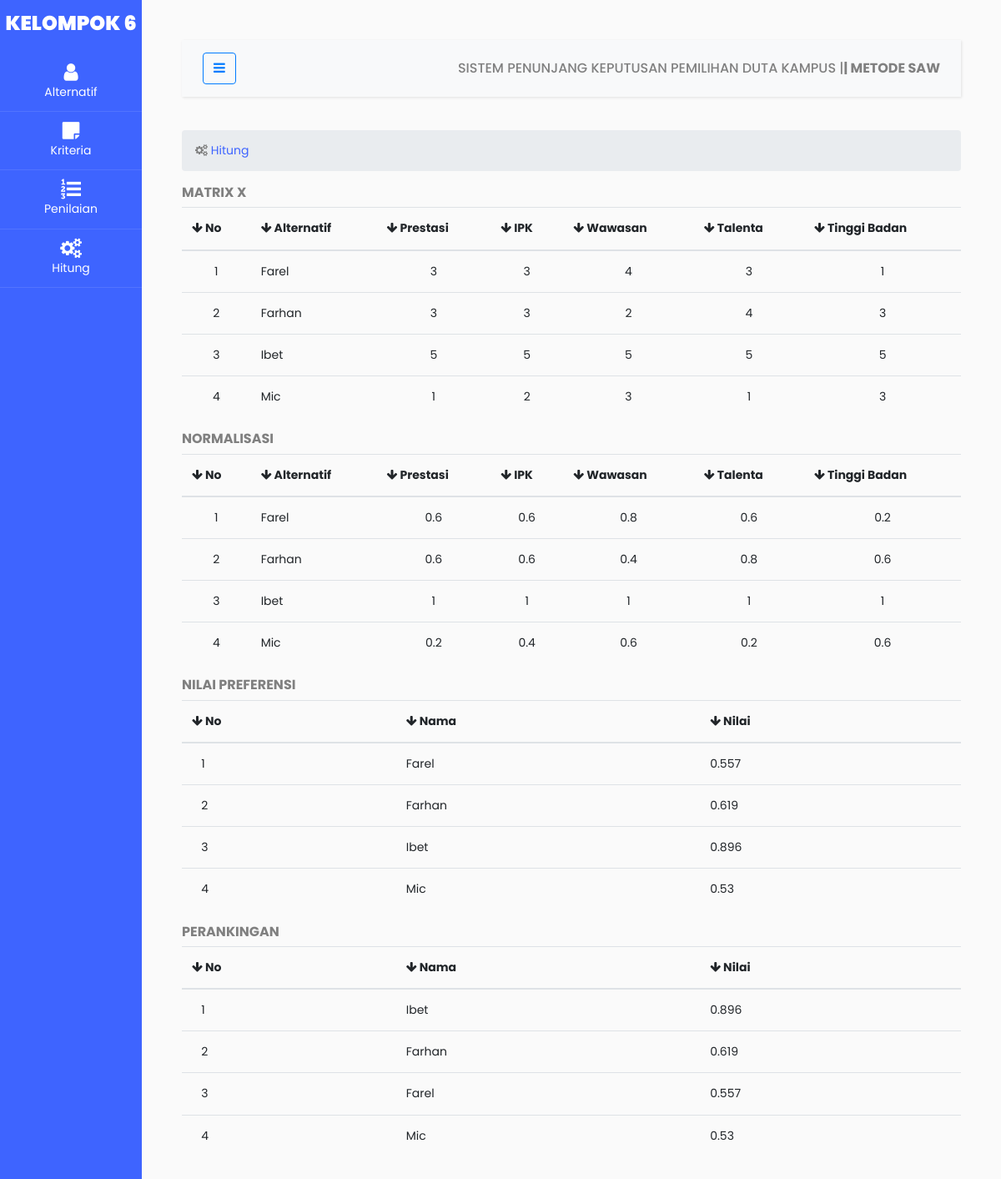
Page /hitung.php on the committed database.
### tables this page shows
CREATE TABLE `spk_penilaian` (
  `nama` varchar(50) NOT NULL,
  `prestasi` float NOT NULL,
  `IPK` float NOT NULL,
  `wawasan` float NOT NULL,
  `talenta` float NOT NULL,
  `tinggi_badan` float NOT NULL
);

CREATE TABLE `spk_perankingan` (
  `no` int(11) NOT NULL,
  `nama` varchar(50) NOT NULL,
  `nilai_akhir` float NOT NULL
);

### hitung.php (the view, shortened to what this page needs)
<!doctype html>
<html lang="en">
<?php
include 'components/head.php';
?>
<body>
    <div class="wrapper d-flex align-items-stretch">
        <?php
        include 'components/sidebar.php';
        ?>
        <div id="content" class="p-4 p-md-5">
            <?php
            include 'components/navbar.php';
            ?>
            <section id="main-content">
                <section class="wrapper">
                    <div class="row">
                        <div class="col-lg-12">
                            <ol class="breadcrumb">
                                <li><i class="fa fa-cogs"></i><a href="hitung.php"> Hitung</a></li>
                            </ol>
                        </div>
                    </div>
                    <div>
                        <b>
                            <h6><b>MATRIX X</b></h6>
                        </b>
                        <table class="table">
                            <thead>
                                <tr>
                                    <th><i class="fa fa-arrow-down"></i> No</th>
                                    <th><i class="fa fa-arrow-down"></i> Alternatif</th>
                                    <th><i class="fa fa-arrow-down"></i> Prestasi</th>
                                    <th><i class="fa fa-arrow-down"></i> IPK</th>
                                    <th><i class="fa fa-arrow-down"></i> Wawasan</th>
                                    <th><i class="fa fa-arrow-down"></i> Talenta</th>
                                    <th><i class="fa fa-arrow-down"></i> Tinggi Badan</th>
                                </tr>
                            </thead>
                            <tbody>
                                <?php
                                include 'koneksi.php';
                                $b = 0;
                                $sql = "SELECT*FROM spk_penilaian ORDER BY nama ASC";
                                $hasil = $conn->query($sql);
                                $rows = $hasil->num_rows;
                                if ($rows > 0) {
                                    while ($row = $hasil->fetch_row()) {
                                ?>
                                        <tr>
                                            <td align="center"><?php echo $b = $b + 1; ?></td>
                                            <td><?= $row[0] ?></td>
                                            <td align="center"><?= $row[1] ?></td>
                                            <td align="center"><?= $row[2] ?></td>
                                            <td align="center"><?= $row[3] ?></td>
                                            <td align="center"><?= $row[4] ?></td>
                                            <td align="center"><?= $row[5] ?></td>
                                        </tr>
                                <?php }
                                } else {
                                    echo "<tr>
                                        <td>Data Tidak Ada</td>
                                    <tr>";
                                } ?>
                            </tbody>
                        </table>
                    </div>
                    <div>
                        <b>
                            <h6><b>NORMALISASI</b></h6>
                        </b>
                        <table class="table">
                            <thead>
                                <tr>
                                    <th><i class="fa fa-arrow-down"></i> No</th>
                                    <th><i class="fa fa-arrow-down"></i> Alternatif</th>
                                    <th><i class="fa fa-arrow-down"></i> Prestasi</th>
                                    <th><i class="fa fa-arrow-down"></i> IPK</th>
                                    <th><i class="fa fa-arrow-down"></i> Wawasan</th>
                                    <th><i class="fa fa-arrow-down"></i> Talenta</th>
                                    <th><i class="fa fa-arrow-down"></i> Tinggi Badan</th>
                                </tr>
                            </thead>
                            <tbody>
                                <?php
                                $sql = "SELECT*FROM spk_penilaian";
                                $hasil = $conn->query($sql);
                                $rows = $hasil->num_rows;
                                if ($rows > 0) {
                                    $b = 0;
                                    $C1 = '';
                                    $C2 = '';
                                    $C3 = '';
                                    $C4 = '';
                                    $C5 = '';
                                    $sql = "SELECT*FROM spk_penilaian ORDER BY prestasi DESC";
                                    $hasil = $conn->query($sql);
                                    $row = $hasil->fetch_row();
                                    $C1 = $row[1];
                                    $sql = "SELECT*FROM spk_penilaian ORDER BY IPK DESC";
                                    $hasil = $conn->query($sql);
                                    $row = $hasil->fetch_row();
                                    $C2 = $row[2];
                                    $sql = "SELECT*FROM spk_penilaian ORDER BY wawasan DESC";
                                    $hasil = $conn->query($sql);
                                    $row = $hasil->fetch_row();
                                    $C3 = $row[3];
                                    $sql = "SELECT*FROM spk_penilaian ORDER BY talenta DESC";
                                    $hasil = $conn->query($sql);
                                    $row = $hasil->fetch_row();
                                    $C4 = $row[4];
                                    $sql = "SELECT*FROM spk_penilaian ORDER BY tinggi_badan DESC";
                                    $hasil = $conn->query($sql);
                                    $row = $hasil->fetch_row();
                                    $C5 = $row[5];
                                } else {
                                    echo "<tr>
                                        <td>Data Tidak Ada</td>
                                    <tr>";
                                }
                                $sql = "SELECT*FROM spk_penilaian";
                                $hasil = $conn->query($sql);
                                $rows = $hasil->num_rows;
                                if ($rows > 0) {
                                    while ($row = $hasil->fetch_row()) {
                                ?>
                                        <tr>
                                            <td align="center"><?php echo $b = $b + 1; ?></td>
                                            <td><?= $row[0] ?></td>
                                            <td align="center"><?= round($row[1] / $C1, 2) ?></td>
                                            <td align="center"><?= round($row[2] / $C2, 2) ?></td>
                                            <td align="center"><?= round($row[3] / $C3, 2) ?></td>
                                            <td align="center"><?= round($row[4] / $C4, 2) ?></td>
                                            <td align="center"><?= round($row[5] / $C5, 2) ?></td>
                                        </tr>
                                <?php }
                                }  ?>
                            </tbody>
                        </table>
                    </div>
                    <div>
                        <b>
                            <h6><b>NILAI PREFERENSI</b></h6>
                        </b>
                        <table class="table">
                            <thead>
                                <tr>
                                    <th><i class="fa fa-arrow-down"></i> No</th>
                                    <th><i class="fa fa-arrow-down"></i> Nama</th>
                                    <th><i class="fa fa-arrow-down"></i> Nilai</th>
                                </tr>
                            </thead>
                            <tbody>
                                <?php
                                $b = 0;
                                $sql = "SELECT * FROM spk_perankingan";
                                $hasil = $conn->query($sql);
                                $rows = $hasil->num_rows;
                                if ($rows > 0) {
                                    while ($row = $hasil->fetch_row()) {
                                ?>
                                        <tr>
                                            <td>&nbsp&nbsp <?php echo $b = $b + 1; ?></td>
                                            <td><?= $row[1] ?></td>
                                            <td><?= $row[2] ?></td>
                                        </tr>
                                <?php }
                                } else {
                                    echo "<tr>
                                        <td>Data Tidak Ada</td>
                                    <tr>";
                                } ?>
                            </tbody>
                        </table>
                    </div>
                    <div>
                        <b>
                            <h6><b>PERANKINGAN</b></h6>
                        </b>
                        <table class="table">
                            <thead>
                                <tr>
                                    <th><i class="fa fa-arrow-down"></i> No</th>
                                    <th><i class="fa fa-arrow-down"></i> Nama</th>
                                    <th><i class="fa fa-arrow-down"></i> Nilai</th>
                                </tr>
                            </thead>
                            <tbody>
                                <?php
                                $b = 0;
                                $sql = "SELECT*FROM spk_perankingan ORDER BY nilai_akhir DESC";
                                $hasil = $conn->query($sql);
                                if ($hasil->num_rows > 0) {
                                    while ($row = $hasil->fetch_row()) {
                                ?>
                                        <tr>
                                            <td>&nbsp&nbsp <?php echo $b = $b + 1; ?></td>
                                            <td><?= $row[1] ?></td>
                                            <td><?= $row[2] ?></td>
                                        </tr>
                                <?php }
                                } else {
                                    echo "<tr>
                                        <td>Data Tidak Ada</td>
                                    <tr>";
                                } ?>
                            </tbody>
                        </table>
                    </div>
                </section>
            </section>
        </div>
    </div>
</body>
</html>

### components/head.php (shortened to what this page needs)
<head>
    <link rel="stylesheet" href="https://stackpath.bootstrapcdn.com/font-awesome/4.7.0/css/font-awesome.min.css">
    <link rel="stylesheet" href="css/style.css">
</head>

### components/sidebar.php
<nav id="sidebar" class="active">
    <h1 class="box"><a href="index.php" class="logo">KELOMPOK 6</a></h1>
    <ul class="list-unstyled components mb-5">
        <li>
            <a href="index.php"><span class="fa fa-user"></span> Alternatif</a>
        </li>
        <li class="active">
            <a href="kriteria.php"><span class="fa fa-sticky-note"></span> Kriteria</a>
        </li>
        <li>
            <a href="penilaian.php"><span class="fa fa-list-ol"></span> Penilaian</a>
        </li>
        <li>
            <a href="hitung.php"><span class="fa fa-cogs"></span> Hitung</a>
        </li>
    </ul>
</nav>

### components/navbar.php (shortened to what this page needs)
<nav class="navbar navbar-expand-lg navbar-light bg-light">
    <div class="container-fluid">
        <button type="button" id="sidebarCollapse" class="btn btn-outline-primary">
            <i class="fa fa-bars"></i>
        </button>
        <h6 class="nav"> SISTEM PENUNJANG KEPUTUSAN PEMILIHAN DUTA KAMPUS |<b>| METODE SAW</b></h6>
    </div>
</nav>

### rows in the picture
spk_penilaian: nama "Farel", prestasi "3", IPK "3", wawasan "4", talenta "3", tinggi_badan "1", C1 "0.6", C2 "0.6", C3 "0.8", C4 "0.6", C5 "0.2"
spk_penilaian: b "2", nama "Farhan", prestasi "3", IPK "3", wawasan "2", talenta "4", tinggi_badan "3", C1 "0.6", C2 "0.6", C3 "0.4", C4 "0.8", C5 "0.6"
spk_penilaian: b "3", nama "Ibet", prestasi "5", IPK "5", wawasan "5", talenta "5", tinggi_badan "5", $row[1]/$C1 "1", $row[2]/$C2 "1", $row[3]/$C3 "1", $row[4]/$C4 "1", $row[5]/$C5 "1"
spk_penilaian: b "4", nama "Mic", prestasi "1", IPK "2", wawasan "3", talenta "1", tinggi_badan "3", C1 "0.2", C2 "0.4", C3 "0.6", C4 "0.2", C5 "0.6"
spk_perankingan: nama "Farel", nilai_akhir "0.557", b "3"
spk_perankingan: b "2", nama "Farhan", nilai_akhir "0.619"
spk_perankingan: b "3", nama "Ibet", nilai_akhir "0.896"
spk_perankingan: b "4", nama "Mic", nilai_akhir "0.53"
